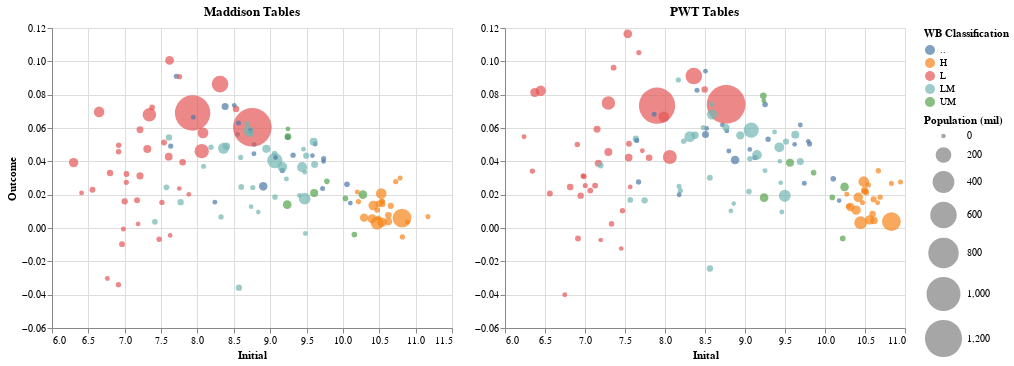

Notebook source saved alongside this figure:
### Code cell
sub_df = all_df[all_df.year == 2005]
sub_df = sub_df.loc[~sub_df.pwt_initial.isna(), ['country', 'mad_initial', 'mad_outcome', 'pwt_initial','pwt_outcome','mad_pop','pwt_pop', 'group1990', 'year']]
sub_df.head()

alt.data_transformers.enable('default', max_rows=20000)
brush = alt.selection(type='interval', resolve='global')

base = alt.Chart(sub_df).mark_circle().add_selection(
    brush
).properties(
    width=400,
    height=300,
)

mad_alt = base.encode(
    x=alt.X('mad_initial', scale=alt.Scale(zero=False), title='Initial'),
    y=alt.Y('mad_outcome', title='Outcome'),
    color=alt.condition(brush, 'group1990', alt.ColorValue('gray'), title="WB Classification"),
    size=alt.Size('mad_pop', scale=alt.Scale(range=[20, 1500])),
    tooltip = [alt.Tooltip('country', title='Country'), 
               alt.Tooltip('mad_initial', title='Intial GDPCC', format="0.2f"),
               alt.Tooltip('mad_outcome', title='Change in GDPCC', format="0.2f")
              ]
).properties(
    title="Maddison Tables"
)

pwt_alt = base.encode(
    x=alt.X('pwt_initial', scale=alt.Scale(zero=False), title='Inital'),
    y=alt.Y('pwt_outcome', title=''),
    color=alt.condition(brush, 'group1990', alt.ColorValue('gray'), title="WB Classification"),
    size=alt.Size('pwt_pop', title='Population (mil)', scale=alt.Scale(range=[20, 1500])),
    tooltip = [alt.Tooltip('country', title='Country'), 
               alt.Tooltip('pwt_initial', title='Intial GDPCC', format="0.2f"),
               alt.Tooltip('pwt_outcome', title='Change in GDPCC', format="0.2f")
              ]
).properties(
    title="PWT Tables"
)


alt.hconcat(mad_alt , pwt_alt).resolve_scale(y='shared')

### Figure 1 — Vega-Lite specification as saved in the notebook (floating-point values rounded to 4 significant figures)
{"$schema": "https://vega.github.io/schema/vega-lite/v2.6.0.json", "config": {"view": {"height": 300, "width": 400}}, "datasets": {"data-75d93ecd104aad0449bc4be5d4a2e1db": [{"country": "Albania", "group1990": "..", "mad_initial": 8.779, "mad_outcome": 0.05017, "mad_pop": 3.03, "pwt_initial": 8.718, "pwt_outcome": 0.0619, "pwt_pop": 3.082, "year": 2005}, {"country": "Argentina", "group1990": "UM", "mad_initial": 9.605, "mad_outcome": 0.02104, "mad_pop": 39.37, "pwt_initial": 9.562, "pwt_outcome": 0.03912, "pwt_pop": 39.15, "year": 2005}, {"country": "Armenia", "group1990": "..", "mad_initial": 8.551, "mad_outcome": 0.05611, "mad_pop": 2.951, "pwt_initial": 8.52, "pwt_outcome": 0.05977, "pwt_pop": 3.015, "year": 2005}, {"country": "Australia", "group1990": "H", "mad_initial": 10.63, "mad_outcome": 0.007674, "mad_pop": 20.06, "pwt_initial": 10.59, "pwt_outcome": 0.008457, "pwt_pop": 20.27, "year": 2005}, {"country": "Austria", "group1990": "H", "mad_initial": 10.54, "mad_outcome": 0.01622, "mad_pop": 8.276, "pwt_initial": 10.54, "pwt_outcome": 0.02586, "pwt_pop": 8.235, "year": 2005}, {"country": "Burundi", "group1990": "L", "mad_initial": 6.914, "mad_outcome": -0.03401, "mad_pop": 7.789, "pwt_initial": 6.342, "pwt_outcome": 0.03415, "pwt_pop": 7.934, "year": 2005}, {"country": "Belgium", "group1990": "H", "mad_initial": 10.47, "mad_outcome": 0.0108, "mad_pop": 10.48, "pwt_initial": 10.49, "pwt_outcome": 0.02188, "pwt_pop": 10.56, "year": 2005}, {"country": "Benin", "group1990": "L", "mad_initial": 7.512, "mad_outcome": 0.01537, "mad_pop": 7.778, "pwt_initial": 7.468, "pwt_outcome": 0.01031, "pwt_pop": 8.182, "year": 2005}, {"country": "Burkina Faso", "group1990": "L", "mad_initial": 7.169, "mad_outcome": 0.0167, "mad_pop": 13.9, "pwt_initial": 7.127, "pwt_outcome": 0.02544, "pwt_pop": 13.42, "year": 2005}, {"country": "Bangladesh", "group1990": "L", "mad_initial": 7.339, "mad_outcome": 0.06796, "mad_pop": 145.6, "pwt_initial": 7.293, "pwt_outcome": 0.07497, "pwt_pop": 142.9, "year": 2005}, {"country": "Bulgaria", "group1990": "..", "mad_initial": 9.315, "mad_outcome": 0.04369, "mad_pop": 7.611, "pwt_initial": 9.289, "pwt_outcome": 0.05323, "pwt_pop": 7.683, "year": 2005}, {"country": "Bosnia and Herzegovina", "group1990": "..", "mad_initial": 8.776, "mad_outcome": 0.04453, "mad_pop": 3.991, "pwt_initial": 8.798, "pwt_outcome": 0.04615, "pwt_pop": 3.833, "year": 2005}, {"country": "Belarus", "group1990": "..", "mad_initial": 9.24, "mad_outcome": 0.05451, "mad_pop": 9.807, "pwt_initial": 9.251, "pwt_outcome": 0.07409, "pwt_pop": 9.641, "year": 2005}, {"country": "Bolivia (Plurinational State of)", "group1990": "LM", "mad_initial": 8.186, "mad_outcome": 0.04841, "mad_pop": 9.073, "pwt_initial": 8.233, "pwt_outcome": 0.05203, "pwt_pop": 9.125, "year": 2005}, {"country": "Brazil", "group1990": "LM", "mad_initial": 9.064, "mad_outcome": 0.04044, "mad_pop": 188.2, "pwt_initial": 9.078, "pwt_outcome": 0.05876, "pwt_pop": 188.5, "year": 2005}, {"country": "Botswana", "group1990": "LM", "mad_initial": 9.402, "mad_outcome": 0.01952, "mad_pop": 1.813, "pwt_initial": 9.447, "pwt_outcome": 0.02715, "pwt_pop": 1.864, "year": 2005}, {"country": "Central African Republic", "group1990": "L", "mad_initial": 6.762, "mad_outcome": -0.03032, "mad_pop": 4.363, "pwt_initial": 6.747, "pwt_outcome": -0.04001, "pwt_pop": 4.056, "year": 2005}, {"country": "Canada", "group1990": "H", "mad_initial": 10.62, "mad_outcome": 0.003957, "mad_pop": 32.39, "pwt_initial": 10.61, "pwt_outcome": 0.00454, "pwt_pop": 32.26, "year": 2005}, {"country": "Switzerland", "group1990": "H", "mad_initial": 10.73, "mad_outcome": 0.02784, "mad_pop": 7.571, "pwt_initial": 10.67, "pwt_outcome": 0.03435, "pwt_pop": 7.409, "year": 2005}, {"country": "Chile", "group1990": "LM", "mad_initial": 9.496, "mad_outcome": 0.04337, "mad_pop": 16.18, "pwt_initial": 9.513, "pwt_outcome": 0.05189, "pwt_pop": 16.1, "year": 2005}, {"country": "China", "group1990": "L", "mad_initial": 8.754, "mad_outcome": 0.06042, "mad_pop": 1298.0, "pwt_initial": 8.764, "pwt_outcome": 0.07413, "pwt_pop": 1306.0, "year": 2005}, {"country": "Côte d'Ivoire", "group1990": "LM", "mad_initial": 7.608, "mad_outcome": 0.05436, "mad_pop": 18.92, "pwt_initial": 7.635, "pwt_outcome": 0.05356, "pwt_pop": 18.13, "year": 2005}, {"country": "Cameroon", "group1990": "LM", "mad_initial": 7.768, "mad_outcome": 0.01549, "mad_pop": 17.98, "pwt_initial": 7.745, "pwt_outcome": 0.01658, "pwt_pop": 18.13, "year": 2005}, {"country": "D.R. of the Congo", "group1990": "L", "mad_initial": 6.297, "mad_outcome": 0.03923, "mad_pop": 60.54, "pwt_initial": 6.372, "pwt_outcome": 0.08132, "pwt_pop": 56.09, "year": 2005}, {"country": "Colombia", "group1990": "LM", "mad_initial": 8.947, "mad_outcome": 0.04749, "mad_pop": 41.42, "pwt_initial": 8.941, "pwt_outcome": 0.0556, "pwt_pop": 43.29, "year": 2005}, {"country": "Costa Rica", "group1990": "LM", "mad_initial": 9.223, "mad_outcome": 0.02933, "mad_pop": 4.214, "pwt_initial": 9.25, "pwt_outcome": 0.03442, "pwt_pop": 4.248, "year": 2005}, {"country": "Czech Republic", "group1990": "..", "mad_initial": 10.06, "mad_outcome": 0.02625, "mad_pop": 10.19, "pwt_initial": 10.1, "pwt_outcome": 0.02954, "pwt_pop": 10.23, "year": 2005}, {"country": "Germany", "group1990": "H", "mad_initial": 10.53, "mad_outcome": 0.02069, "mad_pop": 82.42, "pwt_initial": 10.49, "pwt_outcome": 0.02783, "pwt_pop": 81.25, "year": 2005}, {"country": "Denmark", "group1990": "H", "mad_initial": 10.55, "mad_outcome": 0.01564, "mad_pop": 5.419, "pwt_initial": 10.51, "pwt_outcome": 0.02209, "pwt_pop": 5.418, "year": 2005}, {"country": "Dominican Republic", "group1990": "LM", "mad_initial": 9.061, "mad_outcome": 0.04472, "mad_pop": 9.164, "pwt_initial": 9.061, "pwt_outcome": 0.04154, "pwt_pop": 9.238, "year": 2005}, {"country": "Egypt", "group1990": "LM", "mad_initial": 8.701, "mad_outcome": 0.05847, "mad_pop": 74.71, "pwt_initial": 8.587, "pwt_outcome": 0.06821, "pwt_pop": 74.94, "year": 2005}, {"country": "Spain", "group1990": "H", "mad_initial": 10.29, "mad_outcome": 0.006233, "mad_pop": 44.2, "pwt_initial": 10.32, "pwt_outcome": 0.01261, "pwt_pop": 43.85, "year": 2005}, {"country": "Estonia", "group1990": "..", "mad_initial": 9.733, "mad_outcome": 0.03993, "mad_pop": 1.324, "pwt_initial": 9.791, "pwt_outcome": 0.05201, "pwt_pop": 1.356, "year": 2005}, {"country": "Ethiopia", "group1990": "L", "mad_initial": 6.648, "mad_outcome": 0.06966, "mad_pop": 80.58, "pwt_initial": 6.447, "pwt_outcome": 0.08235, "pwt_pop": 76.61, "year": 2005}, {"country": "Finland", "group1990": "H", "mad_initial": 10.49, "mad_outcome": 0.006039, "mad_pop": 5.246, "pwt_initial": 10.47, "pwt_outcome": 0.01532, "pwt_pop": 5.246, "year": 2005}, {"country": "France", "group1990": "H", "mad_initial": 10.42, "mad_outcome": 0.01345, "mad_pop": 63.06, "pwt_initial": 10.42, "pwt_outcome": 0.01836, "pwt_pop": 63.08, "year": 2005}, {"country": "United Kingdom", "group1990": "H", "mad_initial": 10.54, "mad_outcome": 0.003401, "mad_pop": 60.66, "pwt_initial": 10.56, "pwt_outcome": 0.004887, "pwt_pop": 60.21, "year": 2005}, {"country": "Georgia", "group1990": "..", "mad_initial": 8.564, "mad_outcome": 0.063, "mad_pop": 4.786, "pwt_initial": 8.4, "pwt_outcome": 0.08271, "pwt_pop": 4.475, "year": 2005}, {"country": "Ghana", "group1990": "L", "mad_initial": 7.796, "mad_outcome": 0.03948, "mad_pop": 20.92, "pwt_initial": 7.801, "pwt_outcome": 0.04212, "pwt_pop": 21.39, "year": 2005}, {"country": "Guinea", "group1990": "L", "mad_initial": 6.916, "mad_outcome": 0.04579, "mad_pop": 9.154, "pwt_initial": 6.987, "pwt_outcome": 0.03085, "pwt_pop": 9.669, "year": 2005}, {"country": "Gambia", "group1990": "L", "mad_initial": 7.625, "mad_outcome": -0.004458, "mad_pop": 1.548, "pwt_initial": 7.453, "pwt_outcome": -0.01228, "pwt_pop": 1.441, "year": 2005}, {"country": "Guinea-Bissau", "group1990": "L", "mad_initial": 7.184, "mad_outcome": 0.00245, "mad_pop": 1.414, "pwt_initial": 7.197, "pwt_outcome": -0.007215, "pwt_pop": 1.463, "year": 2005}, {"country": "Greece", "group1990": "UM", "mad_initial": 10.16, "mad_outcome": -0.003973, "mad_pop": 10.91, "pwt_initial": 10.22, "pwt_outcome": -0.006263, "pwt_pop": 11.07, "year": 2005}, {"country": "Guatemala", "group1990": "LM", "mad_initial": 8.602, "mad_outcome": 0.0246, "mad_pop": 12.18, "pwt_initial": 8.56, "pwt_outcome": 0.03019, "pwt_pop": 13.18, "year": 2005}, {"country": "China, Hong Kong SAR", "group1990": "H", "mad_initial": 10.82, "mad_outcome": -0.005378, "mad_pop": 6.714, "pwt_initial": 10.69, "pwt_outcome": 0.01846, "pwt_pop": 6.842, "year": 2005}, {"country": "Honduras", "group1990": "LM", "mad_initial": 8.324, "mad_outcome": 0.006632, "mad_pop": 7.193, "pwt_initial": 8.192, "pwt_outcome": 0.02247, "pwt_pop": 6.88, "year": 2005}, {"country": "Croatia", "group1990": "..", "mad_initial": 9.72, "mad_outcome": 0.02375, "mad_pop": 4.442, "pwt_initial": 9.742, "pwt_outcome": 0.0269, "pwt_pop": 4.378, "year": 2005}, {"country": "Haiti", "group1990": "L", "mad_initial": 7.474, "mad_outcome": -0.006693, "mad_pop": 9.061, "pwt_initial": 7.332, "pwt_outcome": 0.002473, "pwt_pop": 9.263, "year": 2005}, {"country": "Hungary", "group1990": "UM", "mad_initial": 9.78, "mad_outcome": 0.02798, "mad_pop": 10.09, "pwt_initial": 9.858, "pwt_outcome": 0.03321, "pwt_pop": 10.1, "year": 2005}, {"country": "Indonesia", "group1990": "L", "mad_initial": 8.311, "mad_outcome": 0.08632, "mad_pop": 226.4, "pwt_initial": 8.36, "pwt_outcome": 0.09118, "pwt_pop": 226.3, "year": 2005}, {"country": "India", "group1990": "L", "mad_initial": 7.933, "mad_outcome": 0.06905, "mad_pop": 1092.0, "pwt_initial": 7.9, "pwt_outcome": 0.0734, "pwt_pop": 1144.0, "year": 2005}, {"country": "Ireland", "group1990": "H", "mad_initial": 10.89, "mad_outcome": 0.003628, "mad_pop": 4.153, "pwt_initial": 10.66, "pwt_outcome": 0.01516, "pwt_pop": 4.204, "year": 2005}, {"country": "Israel", "group1990": "H", "mad_initial": 10.21, "mad_outcome": 0.01585, "mad_pop": 6.754, "pwt_initial": 10.29, "pwt_outcome": 0.01306, "pwt_pop": 6.604, "year": 2005}, {"country": "Italy", "group1990": "H", "mad_initial": 10.4, "mad_outcome": 0.005525, "mad_pop": 57.99, "pwt_initial": 10.39, "pwt_outcome": 0.01071, "pwt_pop": 58.66, "year": 2005}, {"country": "Jamaica", "group1990": "LM", "mad_initial": 8.737, "mad_outcome": 0.01281, "mad_pop": 2.738, "pwt_initial": 8.824, "pwt_outcome": 0.01027, "pwt_pop": 2.678, "year": 2005}, {"country": "Jordan", "group1990": "LM", "mad_initial": 8.682, "mad_outcome": 0.06266, "mad_pop": 5.18, "pwt_initial": 8.587, "pwt_outcome": 0.07422, "pwt_pop": 5.333, "year": 2005}, {"country": "Japan", "group1990": "H", "mad_initial": 10.47, "mad_outcome": 0.00294, "mad_pop": 127.9, "pwt_initial": 10.44, "pwt_outcome": 0.003185, "pwt_pop": 127.0, "year": 2005}, {"country": "Kenya", "group1990": "L", "mad_initial": 7.605, "mad_outcome": 0.04276, "mad_pop": 35.24, "pwt_initial": 7.546, "pwt_outcome": 0.04223, "pwt_pop": 35.35, "year": 2005}, {"country": "Kyrgyzstan", "group1990": "..", "mad_initial": 7.709, "mad_outcome": 0.09104, "mad_pop": 5.048, "pwt_initial": 7.647, "pwt_outcome": 0.0525, "pwt_pop": 5.115, "year": 2005}, {"country": "Cambodia", "group1990": "L", "mad_initial": 7.54, "mad_outcome": 0.05129, "mad_pop": 13.27, "pwt_initial": 7.55, "pwt_outcome": 0.05059, "pwt_pop": 13.32, "year": 2005}, {"country": "Republic of Korea", "group1990": "UM", "mad_initial": 10.27, "mad_outcome": 0.02005, "mad_pop": 48.19, "pwt_initial": 10.24, "pwt_outcome": 0.02465, "pwt_pop": 47.61, "year": 2005}, {"country": "Lao People's DR", "group1990": "L", "mad_initial": 7.753, "mad_outcome": 0.09081, "mad_pop": 5.836, "pwt_initial": 7.673, "pwt_outcome": 0.1053, "pwt_pop": 5.745, "year": 2005}, {"country": "Lebanon", "group1990": "LM", "mad_initial": 9.484, "mad_outcome": -0.00328, "mad_pop": 4.139, "pwt_initial": 9.461, "pwt_outcome": 0.009564, "pwt_pop": 3.987, "year": 2005}, {"country": "Liberia", "group1990": "L", "mad_initial": 6.407, "mad_outcome": 0.02106, "mad_pop": 3.138, "pwt_initial": 6.238, "pwt_outcome": 0.05474, "pwt_pop": 3.27, "year": 2005}, {"country": "Sri Lanka", "group1990": "L", "mad_initial": 8.531, "mad_outcome": 0.07144, "mad_pop": 20.94, "pwt_initial": 8.496, "pwt_outcome": 0.08308, "pwt_pop": 19.53, "year": 2005}, {"country": "Lesotho", "group1990": "L", "mad_initial": 7.751, "mad_outcome": 0.0237, "mad_pop": 1.922, "pwt_initial": 7.566, "pwt_outcome": 0.02461, "pwt_pop": 1.926, "year": 2005}, {"country": "Lithuania", "group1990": "..", "mad_initial": 9.618, "mad_outcome": 0.05042, "mad_pop": 3.32, "pwt_initial": 9.691, "pwt_outcome": 0.06177, "pwt_pop": 3.343, "year": 2005}, {"country": "Latvia", "group1990": "..", "mad_initial": 9.581, "mad_outcome": 0.04345, "mad_pop": 2.239, "pwt_initial": 9.621, "pwt_outcome": 0.05018, "pwt_pop": 2.228, "year": 2005}, {"country": "Morocco", "group1990": "LM", "mad_initial": 8.398, "mad_outcome": 0.04902, "mad_pop": 30.82, "pwt_initial": 8.376, "pwt_outcome": 0.05566, "pwt_pop": 30.39, "year": 2005}, {"country": "Republic of Moldova", "group1990": "..", "mad_initial": 7.943, "mad_outcome": 0.06648, "mad_pop": 3.966, "pwt_initial": 7.865, "pwt_outcome": 0.06823, "pwt_pop": 4.158, "year": 2005}, {"country": "Madagascar", "group1990": "L", "mad_initial": 6.999, "mad_outcome": 0.01601, "mad_pop": 18.13, "pwt_initial": 6.946, "pwt_outcome": 0.01942, "pwt_pop": 18.29, "year": 2005}, {"country": "Mexico", "group1990": "LM", "mad_initial": 9.474, "mad_outcome": 0.01762, "mad_pop": 104.5, "pwt_initial": 9.498, "pwt_outcome": 0.01928, "pwt_pop": 109.7, "year": 2005}, {"country": "TFYR of Macedonia", "group1990": "..", "mad_initial": 9.074, "mad_outcome": 0.04226, "mad_pop": 2.045, "pwt_initial": 9.06, "pwt_outcome": 0.04716, "pwt_pop": 2.043, "year": 2005}, {"country": "Mali", "group1990": "L", "mad_initial": 7.024, "mad_outcome": 0.03241, "mad_pop": 12.1, "pwt_initial": 7.066, "pwt_outcome": 0.02243, "pwt_pop": 12.88, "year": 2005}, {"country": "Myanmar", "group1990": "L", "mad_initial": 7.616, "mad_outcome": 0.1006, "mad_pop": 49.05, "pwt_initial": 7.535, "pwt_outcome": 0.1165, "pwt_pop": 49.98, "year": 2005}, {"country": "Mongolia", "group1990": "..", "mad_initial": 8.506, "mad_outcome": 0.07358, "mad_pop": 2.602, "pwt_initial": 8.506, "pwt_outcome": 0.09408, "pwt_pop": 2.526, "year": 2005}, {"country": "Mozambique", "group1990": "L", "mad_initial": 6.798, "mad_outcome": 0.03299, "mad_pop": 19.57, "pwt_initial": 6.815, "pwt_outcome": 0.02455, "pwt_pop": 21.13, "year": 2005}, {"country": "Mauritania", "group1990": "L", "mad_initial": 7.882, "mad_outcome": 0.0202, "mad_pop": 2.838, "pwt_initial": 7.717, "pwt_outcome": 0.04637, "pwt_pop": 3.154, "year": 2005}, {"country": "Mauritius", "group1990": "LM", "mad_initial": 9.476, "mad_outcome": 0.03349, "mad_pop": 1.243, "pwt_initial": 9.435, "pwt_outcome": 0.04001, "pwt_pop": 1.222, "year": 2005}, {"country": "Malawi", "group1990": "L", "mad_initial": 6.963, "mad_outcome": -0.009703, "mad_pop": 13.11, "pwt_initial": 6.912, "pwt_outcome": -0.006305, "pwt_pop": 12.75, "year": 2005}, {"country": "Malaysia", "group1990": "LM", "mad_initial": 9.611, "mad_outcome": 0.03803, "mad_pop": 25.42, "pwt_initial": 9.692, "pwt_outcome": 0.03983, "pwt_pop": 25.8, "year": 2005}, {"country": "Namibia", "group1990": "..", "mad_initial": 8.728, "mad_outcome": 0.05848, "mad_pop": 2.043, "pwt_initial": 8.773, "pwt_outcome": 0.05826, "pwt_pop": 2.027, "year": 2005}, {"country": "Niger", "group1990": "L", "mad_initial": 6.557, "mad_outcome": 0.02293, "mad_pop": 12.81, "pwt_initial": 6.561, "pwt_outcome": 0.02073, "pwt_pop": 13.49, "year": 2005}, {"country": "Nicaragua", "group1990": "LM", "mad_initial": 8.083, "mad_outcome": 0.03708, "mad_pop": 5.267, "pwt_initial": 8.176, "pwt_outcome": 0.02505, "pwt_pop": 5.379, "year": 2005}, {"country": "Netherlands", "group1990": "H", "mad_initial": 10.66, "mad_outcome": 0.0133, "mad_pop": 16.32, "pwt_initial": 10.61, "pwt_outcome": 0.01724, "pwt_pop": 16.33, "year": 2005}, {"country": "Norway", "group1990": "H", "mad_initial": 11.17, "mad_outcome": 0.006818, "mad_pop": 4.624, "pwt_initial": 10.83, "pwt_outcome": 0.02677, "pwt_pop": 4.624, "year": 2005}, {"country": "Nepal", "group1990": "L", "mad_initial": 7.21, "mad_outcome": 0.05889, "mad_pop": 25.25, "pwt_initial": 7.15, "pwt_outcome": 0.05928, "pwt_pop": 25.51, "year": 2005}, {"country": "New Zealand", "group1990": "H", "mad_initial": 10.2, "mad_outcome": 0.0216, "mad_pop": 4.085, "pwt_initial": 10.27, "pwt_outcome": 0.02029, "pwt_pop": 4.135, "year": 2005}, {"country": "Pakistan", "group1990": "L", "mad_initial": 8.059, "mad_outcome": 0.04609, "mad_pop": 163.3, "pwt_initial": 8.06, "pwt_outcome": 0.0426, "pwt_pop": 153.4, "year": 2005}, {"country": "Panama", "group1990": "LM", "mad_initial": 9.457, "mad_outcome": 0.04731, "mad_pop": 3.155, "pwt_initial": 9.37, "pwt_outcome": 0.05763, "pwt_pop": 3.319, "year": 2005}, {"country": "Peru", "group1990": "LM", "mad_initial": 8.729, "mad_outcome": 0.05676, "mad_pop": 27.49, "pwt_initial": 8.763, "pwt_outcome": 0.06023, "pwt_pop": 27.61, "year": 2005}, {"country": "Philippines", "group1990": "LM", "mad_initial": 8.359, "mad_outcome": 0.04783, "mad_pop": 89.95, "pwt_initial": 8.31, "pwt_outcome": 0.05482, "pwt_pop": 86.14, "year": 2005}, {"country": "Poland", "group1990": "LM", "mad_initial": 9.597, "mad_outcome": 0.0517, "mad_pop": 38.56, "pwt_initial": 9.629, "pwt_outcome": 0.05602, "pwt_pop": 38.46, "year": 2005}, {"country": "Portugal", "group1990": "UM", "mad_initial": 10.04, "mad_outcome": 0.01773, "mad_pop": 10.44, "pwt_initial": 10.09, "pwt_outcome": 0.01836, "pwt_pop": 10.48, "year": 2005}, {"country": "Paraguay", "group1990": "LM", "mad_initial": 8.595, "mad_outcome": 0.04232, "mad_pop": 5.926, "pwt_initial": 8.48, "pwt_outcome": 0.06023, "pwt_pop": 5.795, "year": 2005}, {"country": "State of Palestine", "group1990": "..", "mad_initial": 8.239, "mad_outcome": 0.0155, "mad_pop": 3.478, "pwt_initial": 8.177, "pwt_outcome": 0.01992, "pwt_pop": 3.579, "year": 2005}, {"country": "Romania", "group1990": "UM", "mad_initial": 9.244, "mad_outcome": 0.05483, "mad_pop": 22.2, "pwt_initial": 9.229, "pwt_outcome": 0.07935, "pwt_pop": 21.41, "year": 2005}, {"country": "Rwanda", "group1990": "L", "mad_initial": 6.917, "mad_outcome": 0.04959, "mad_pop": 8.842, "pwt_initial": 6.904, "pwt_outcome": 0.05016, "pwt_pop": 9.008, "year": 2005}, {"country": "Senegal", "group1990": "LM", "mad_initial": 7.573, "mad_outcome": 0.02441, "mad_pop": 11.76, "pwt_initial": 7.565, "pwt_outcome": 0.01687, "pwt_pop": 11.27, "year": 2005}, {"country": "Singapore", "group1990": "H", "mad_initial": 10.79, "mad_outcome": 0.02993, "mad_pop": 4.606, "pwt_initial": 10.94, "pwt_outcome": 0.02766, "pwt_pop": 4.496, "year": 2005}, {"country": "Sierra Leone", "group1990": "L", "mad_initial": 6.982, "mad_outcome": -0.0005928, "mad_pop": 4.708, "pwt_initial": 6.976, "pwt_outcome": 0.0313, "pwt_pop": 5.071, "year": 2005}, {"country": "El Salvador", "group1990": "LM", "mad_initial": 8.761, "mad_outcome": 0.0243, "mad_pop": 5.956, "pwt_initial": 8.168, "pwt_outcome": 0.08887, "pwt_pop": 5.947, "year": 2005}, {"country": "Serbia", "group1990": "..", "mad_initial": 9.168, "mad_outcome": 0.03447, "mad_pop": 9.158, "pwt_initial": 9.126, "pwt_outcome": 0.04227, "pwt_pop": 7.441, "year": 2005}, {"country": "Slovakia", "group1990": "..", "mad_initial": 9.735, "mad_outcome": 0.0416, "mad_pop": 5.336, "pwt_initial": 9.807, "pwt_outcome": 0.05046, "pwt_pop": 5.385, "year": 2005}, {"country": "Slovenia", "group1990": "..", "mad_initial": 10.1, "mad_outcome": 0.01493, "mad_pop": 1.994, "pwt_initial": 10.18, "pwt_outcome": 0.01643, "pwt_pop": 1.997, "year": 2005}, {"country": "Sweden", "group1990": "H", "mad_initial": 10.54, "mad_outcome": 0.01415, "mad_pop": 9.03, "pwt_initial": 10.51, "pwt_outcome": 0.02119, "pwt_pop": 9.03, "year": 2005}, {"country": "Swaziland", "group1990": "LM", "mad_initial": 8.836, "mad_outcome": 0.009537, "mad_pop": 1.259, "pwt_initial": 8.859, "pwt_outcome": 0.01463, "pwt_pop": 1.105, "year": 2005}, {"country": "Syrian Arab Republic", "group1990": "LM", "mad_initial": 8.57, "mad_outcome": -0.03579, "mad_pop": 18.11, "pwt_initial": 8.562, "pwt_outcome": -0.02432, "pwt_pop": 18.13, "year": 2005}, {"country": "Togo", "group1990": "L", "mad_initial": 7.022, "mad_outcome": 0.02738, "mad_pop": 5.715, "pwt_initial": 7.003, "pwt_outcome": 0.02549, "pwt_pop": 5.578, "year": 2005}, {"country": "Thailand", "group1990": "LM", "mad_initial": 9.168, "mad_outcome": 0.03664, "mad_pop": 64.07, "pwt_initial": 9.15, "pwt_outcome": 0.04382, "pwt_pop": 65.86, "year": 2005}, {"country": "Tajikistan", "group1990": "..", "mad_initial": 7.632, "mad_outcome": 0.04915, "mad_pop": 6.814, "pwt_initial": 7.67, "pwt_outcome": 0.02765, "pwt_pop": 6.806, "year": 2005}, {"country": "Tunisia", "group1990": "LM", "mad_initial": 9.066, "mad_outcome": 0.0186, "mad_pop": 10.02, "pwt_initial": 9.05, "pwt_outcome": 0.02184, "pwt_pop": 10.1, "year": 2005}, {"country": "Turkey", "group1990": "LM", "mad_initial": 9.439, "mad_outcome": 0.03652, "mad_pop": 72.24, "pwt_initial": 9.429, "pwt_outcome": 0.0484, "pwt_pop": 67.86, "year": 2005}, {"country": "Taiwan", "group1990": "H", "mad_initial": 10.49, "mad_outcome": 0.01453, "mad_pop": 22.51, "pwt_initial": 10.49, "pwt_outcome": 0.02273, "pwt_pop": 22.73, "year": 2005}, {"country": "U.R. of Tanzania: Mainland", "group1990": "L", "mad_initial": 7.311, "mad_outcome": 0.04733, "mad_pop": 39.12, "pwt_initial": 7.292, "pwt_outcome": 0.04558, "pwt_pop": 37.99, "year": 2005}, {"country": "Uganda", "group1990": "L", "mad_initial": 7.21, "mad_outcome": 0.0313, "mad_pop": 28.39, "pwt_initial": 7.167, "pwt_outcome": 0.03886, "pwt_pop": 28.04, "year": 2005}, {"country": "Ukraine", "group1990": "..", "mad_initial": 8.904, "mad_outcome": 0.02499, "mad_pop": 47.0, "pwt_initial": 8.876, "pwt_outcome": 0.04076, "pwt_pop": 46.8, "year": 2005}, {"country": "Uruguay", "group1990": "UM", "mad_initial": 9.244, "mad_outcome": 0.05947, "mad_pop": 3.291, "pwt_initial": 9.235, "pwt_outcome": 0.07641, "pwt_pop": 3.326, "year": 2005}, {"country": "United States", "group1990": "H", "mad_initial": 10.81, "mad_outcome": 0.005952, "mad_pop": 296.1, "pwt_initial": 10.83, "pwt_outcome": 0.003848, "pwt_pop": 296.1, "year": 2005}, {"country": "Uzbekistan", "group1990": "..", "mad_initial": 8.38, "mad_outcome": 0.07294, "mad_pop": 26.54, "pwt_initial": 8.506, "pwt_outcome": 0.05616, "pwt_pop": 25.92, "year": 2005}, {"country": "Viet Nam", "group1990": "L", "mad_initial": 8.077, "mad_outcome": 0.0571, "mad_pop": 84.46, "pwt_initial": 7.986, "pwt_outcome": 0.06664, "pwt_pop": 84.2, "year": 2005}, {"country": "South Africa", "group1990": "UM", "mad_initial": 9.234, "mad_outcome": 0.01402, "mad_pop": 48.07, "pwt_initial": 9.239, "pwt_outcome": 0.01822, "pwt_pop": 48.35, "year": 2005}, {"country": "Zambia", "group1990": "L", "mad_initial": 7.376, "mad_outcome": 0.07231, "mad_pop": 11.93, "pwt_initial": 7.357, "pwt_outcome": 0.09619, "pwt_pop": 12.04, "year": 2005}, {"country": "Zimbabwe", "group1990": "LM", "mad_initial": 7.415, "mad_outcome": 0.003702, "mad_pop": 11.64, "pwt_initial": 7.196, "pwt_outcome": 0.03746, "pwt_pop": 12.98, "year": 2005}]}, "hconcat": [{"data": {"name": "data-75d93ecd104aad0449bc4be5d4a2e1db"}, "encoding": {"color": {"condition": {"field": "group1990", "selection": "selector112", "title": "WB Classification", "type": "nominal"}, "value": "gray"}, "size": {"field": "mad_pop", "scale": {"range": [20, 1500]}, "type": "quantitative"}, "tooltip": [{"field": "country", "title": "Country", "type": "nominal"}, {"field": "mad_initial", "format": "0.2f", "title": "Intial GDPCC", "type": "quantitative"}, {"field": "mad_outcome", "format": "0.2f", "title": "Change in GDPCC", "type": "quantitative"}], "x": {"field": "mad_initial", "scale": {"zero": false}, "title": "Initial", "type": "quantitative"}, "y": {"field": "mad_outcome", "title": "Outcome", "type": "quantitative"}}, "height": 300, "mark": "circle", "selection": {"selector112": {"encodings": ["x", "y"], "mark": {"fill": "#333", "fillOpacity": 0.125, "stroke": "white"}, "on": "[mousedown, window:mouseup] > window:mousemove!", "resolve": "global", "translate": "[mousedown, window:mouseup] > window:mousemove!", "type": "interval", "zoom": "wheel!"}}, "title": "Maddison Tables", "width": 400}, {"data": {"name": "data-75d93ecd104aad0449bc4be5d4a2e1db"}, "encoding": {"color": {"condition": {"field": "group1990", "selection": "selector112", "title": "WB Classification", "type": "nominal"}, "value": "gray"}, "size": {"field": "pwt_pop", "scale": {"range": [20, 1500]}, "title": "Population (mil)", "type": "quantitative"}, "tooltip": [{"field": "country", "title": "Country", "type": "nominal"}, {"field": "pwt_initial", "format": "0.2f", "title": "Intial GDPCC", "type": "quantitative"}, {"field": "pwt_outcome", "format": "0.2f", "title": "Change in GDPCC", "type": "quantitative"}], "x": {"field": "pwt_initial", "scale": {"zero": false}, "title": "Inital", "type": "quantitative"}, "y": {"field": "pwt_outcome", "title": "", "type": "quantitative"}}, "height": 300, "mark": "circle", "selection": {"selector112": {"encodings": ["x", "y"], "mark": {"fill": "#333", "fillOpacity": 0.125, "stroke": "white"}, "on": "[mousedown, window:mouseup] > window:mousemove!", "resolve": "global", "translate": "[mousedown, window:mouseup] > window:mousemove!", "type": "interval", "zoom": "wheel!"}}, "title": "PWT Tables", "width": 400}], "resolve": {"scale": {"color": "shared", "size": "shared", "x": "independent", "y": "shared"}}}
